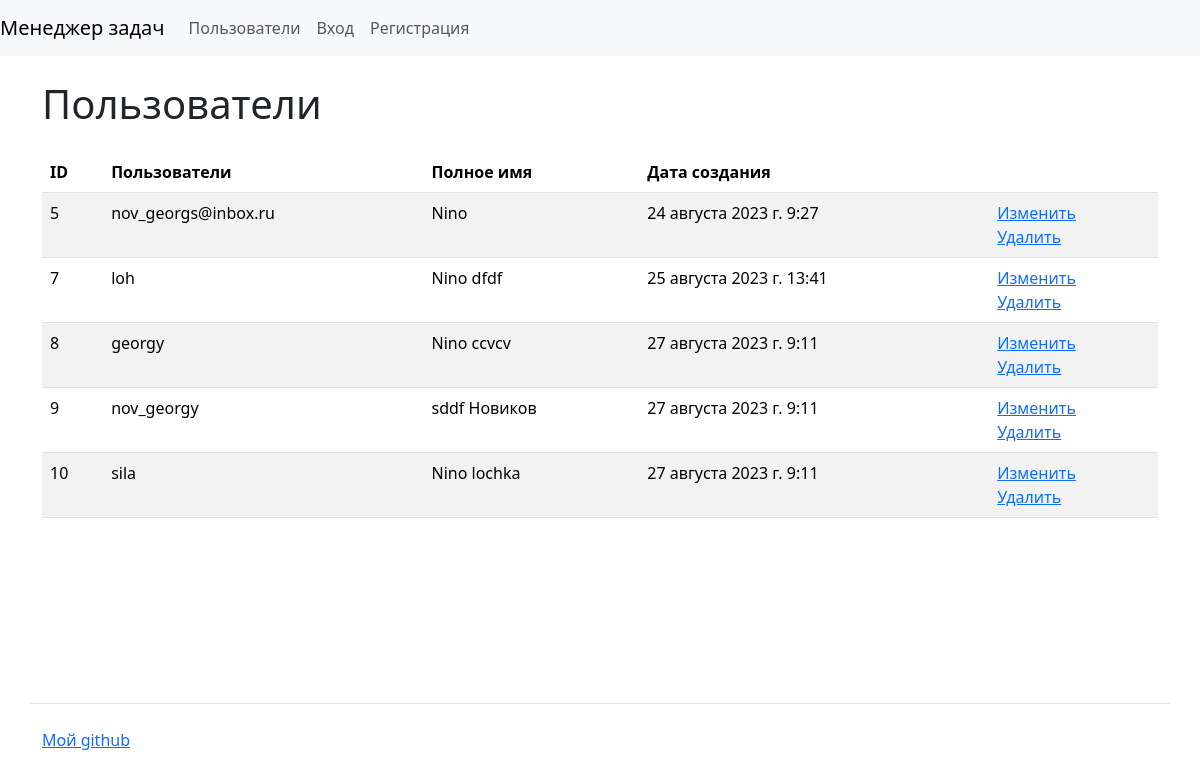
/users/, run on an earlier commit of the app's database.
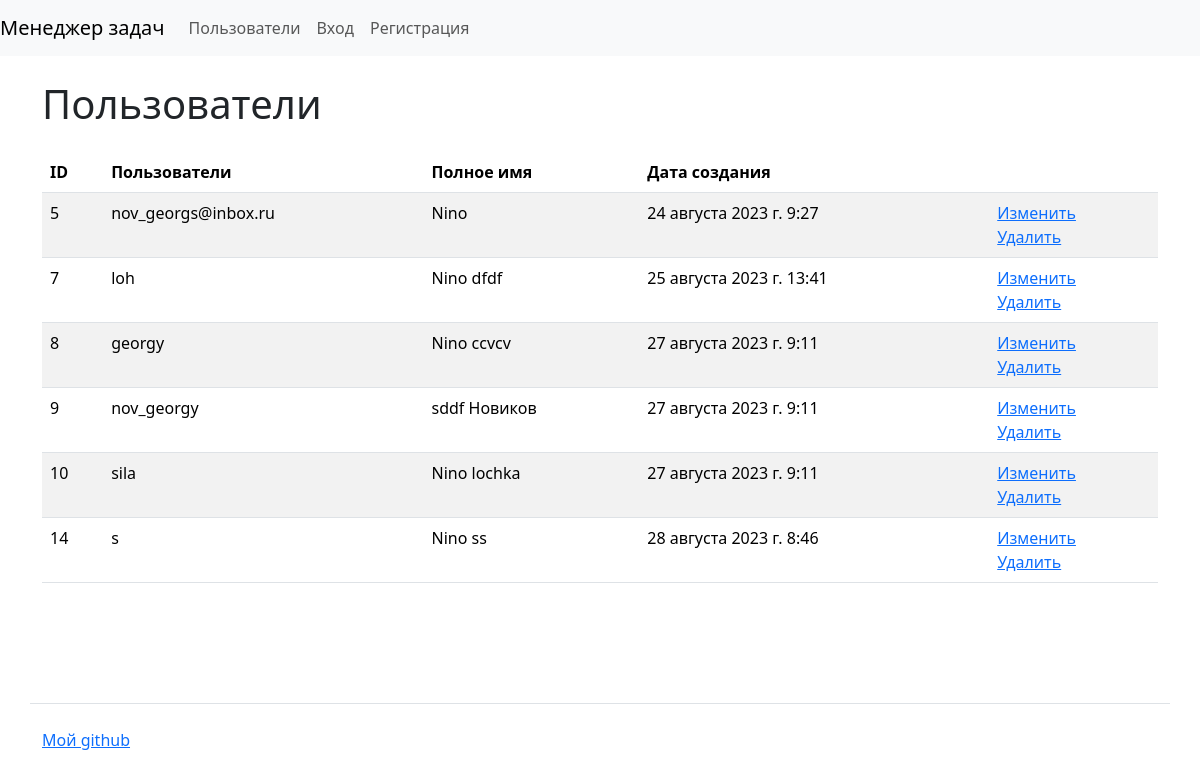
And on a later commit of the database.
### users/models.py (models this page shows)
class CustomUser(AbstractUser):
    def __str__(self):
        return self.get_full_name()

### users/views.py (the view)
# urls.py: path('', views.IndexView.as_view(), name='labels'),
class IndexView(View):
    def get(self, request, *args, **kwargs):
        users = CustomUser.objects.values('id', 'first_name', 'last_name',
                                          'username', 'date_joined')[:15]
        return render(request, 'users/index.html', context={
            'users': users,
        })

### templates/users/index.html (shortened to what this page needs)
{% extends "base.html" %}
{% load i18n %}
{% block content %}
<h1 class="my-4">{% trans "Users" %}</h1>
<table class="table table-striped">
    <thead>
        <tr>
          <th>ID</th>
          <th>{% trans "Username" %}</th>
          <th>{% trans "Full name" %}</th>
          <th>{% trans "Date of creation" %}</th>
          <th></th>
        </tr>
      </thead>
    <tbody>
    {% for user in users %}
    <tr>
        <td>{{user.id}}</td>
        <td>{{user.username}}</td>
        <td>{{user.first_name}} {{  user.last_name }}</td>
        <td>{{user.date_joined}}</td>
        <td>
            <a href="{% url 'update_user' user.id %}">{% trans "To change" %}</a>
            <br>
            <a href="{% url 'delete_user' user.id %}">{% trans "Remove" %}</a>
          </td>
    </tr>
    {% endfor %}
    </tbody>
</table>
{% endblock %}

What changed in the data, as far as the page shows it:
added CustomUser: id "14", username "s", first_name "Nino", last_name "ss", date_joined "28 августа 2023 г. 8:46"
